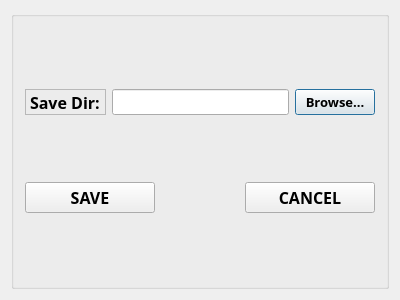
<?xml version="1.0" encoding="UTF-8"?>
<ui version="4.0">
 <class>savedebuginfo</class>
 <widget class="QDialog" name="savedebuginfo">
  <property name="geometry">
   <rect>
    <x>0</x>
    <y>0</y>
    <width>400</width>
    <height>300</height>
   </rect>
  </property>
  <property name="windowTitle">
   <string>savedebuginfo</string>
  </property>
  <layout class="QVBoxLayout" name="verticalLayout_2">
   <item>
    <widget class="QGroupBox" name="groupBox">
     <property name="title">
      <string/>
     </property>
     <layout class="QVBoxLayout" name="verticalLayout">
      <item>
       <layout class="QHBoxLayout" name="horizontalLayout">
        <item>
         <widget class="QLabel" name="name">
          <property name="font">
           <font>
            <family>Microsoft Tai Le</family>
            <pointsize>12</pointsize>
            <weight>75</weight>
            <bold>true</bold>
           </font>
          </property>
          <property name="contextMenuPolicy">
           <enum>Qt::NoContextMenu</enum>
          </property>
          <property name="frameShape">
           <enum>QFrame::StyledPanel</enum>
          </property>
          <property name="frameShadow">
           <enum>QFrame::Sunken</enum>
          </property>
          <property name="text">
           <string>Save Dir:</string>
          </property>
          <property name="buddy">
           <cstring>dirButton</cstring>
          </property>
         </widget>
        </item>
        <item>
         <widget class="QLineEdit" name="filedir">
          <property name="font">
           <font>
            <family>Microsoft Tai Le</family>
            <pointsize>10</pointsize>
           </font>
          </property>
          <property name="readOnly">
           <bool>true</bool>
          </property>
         </widget>
        </item>
        <item>
         <widget class="QPushButton" name="dirButton">
          <property name="font">
           <font>
            <family>Microsoft Tai Le</family>
            <pointsize>10</pointsize>
            <weight>75</weight>
            <bold>true</bold>
           </font>
          </property>
          <property name="text">
           <string>Browse...</string>
          </property>
         </widget>
        </item>
       </layout>
      </item>
      <item>
       <layout class="QHBoxLayout" name="horizontalLayout_4">
        <item>
         <widget class="QPushButton" name="saveButton">
          <property name="minimumSize">
           <size>
            <width>130</width>
            <height>0</height>
           </size>
          </property>
          <property name="font">
           <font>
            <family>Microsoft Tai Le</family>
            <pointsize>12</pointsize>
            <weight>75</weight>
            <bold>true</bold>
           </font>
          </property>
          <property name="text">
           <string>SAVE</string>
          </property>
         </widget>
        </item>
        <item>
         <spacer name="horizontalSpacer">
          <property name="orientation">
           <enum>Qt::Horizontal</enum>
          </property>
          <property name="sizeHint" stdset="0">
           <size>
            <width>118</width>
            <height>20</height>
           </size>
          </property>
         </spacer>
        </item>
        <item>
         <widget class="QPushButton" name="cancelButton">
          <property name="minimumSize">
           <size>
            <width>130</width>
            <height>0</height>
           </size>
          </property>
          <property name="font">
           <font>
            <family>Microsoft Tai Le</family>
            <pointsize>12</pointsize>
            <weight>75</weight>
            <bold>true</bold>
           </font>
          </property>
          <property name="text">
           <string>CANCEL</string>
          </property>
         </widget>
        </item>
       </layout>
      </item>
     </layout>
    </widget>
   </item>
  </layout>
 </widget>
 <layoutdefault spacing="6" margin="11"/>
 <customwidgets>
  <customwidget>
   <class>QDialog</class>
   <extends>QWidget</extends>
   <header>qdialog.h</header>
   <container>1</container>
  </customwidget>
 </customwidgets>
 <resources/>
 <connections/>
</ui>
